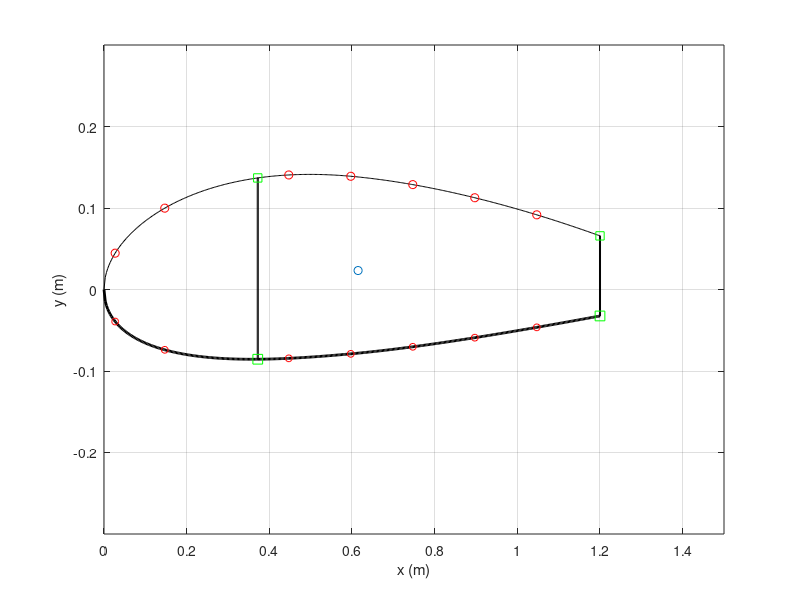

Here is the MATLAB script that generated this plot:
function [x_c, y_c, Ixx, Iyy, Ixy, skin, spar, str, caps, x_quarterchord] = build_airfoil()


clear all;
%% 2415 Airfoil 
m = 0.02;               % 
p = 0.4;                % max camber
t = 0.15;               % max thickness 
c = 1.5;                % chord length
nx = 500;               % number of increments
dx = c/nx;  
x = 0:dx:c;             % even spacing

%% Structural elements (arbitrary inputs for now)
skin.t = 0.001;                               % thickness of skin
spar.t = 0.0025;                               % thickness of spar
str.A_upp = 5E-6;                            % area of each upper stringer
str.A_low = 5E-6;                            % area of each lower stringer
caps.A = 1E-5;                                % area of spar caps
spar.x = x(125);                                                      % choose x location of spar
str.x_upp = [x(10), x(50), x(150), x(200), x(250),x(300), x(350)];     % choose x locations of upper stringers
str.x_low = [x(10), x(50), x(150), x(200), x(250),x(300), x(350)];     % choose x locations of lower stringers

%% Create Airfoil from equation
yc = zeros(1,nx+1);
yt = zeros(1,nx+1);
yU0 = zeros(1,nx+1);
yL0 = zeros(1,nx+1);
theta = zeros(1,nx+1);
xb = p*c;
i_xb = xb/dx + 1;  

% NACA equation source: http://www.aerospaceweb.org/question/airfoils/q0041.shtml    
for i = 1:nx+1
    yt(i) = 5*t*c*(0.2969*sqrt(x(i)/c) - 0.1260*(x(i)/c) - 0.3516*(x(i)/c)^2 + 0.2843*(x(i)/c)^3 - 0.1015*(x(i)/c)^4);
    if i <= i_xb
        yc(i) = m*x(i)/p^2*(2*p - x(i)/c);
        theta(i) = atan(2*m/p^2*(p - x(i)/c));
    else
        yc(i) = m*(c - x(i))/(1-p)^2*(1 + x(i)/c - 2*p);
        theta(i) = atan(2*m/(1-p)^2*(p-x(i)/c));
    end
    yU0(i) = yc(i) + yt(i)*cos(theta(i));
    yL0(i) = yc(i) - yt(i)*cos(theta(i));
end

% The last 20% of the chord length of the airfoil was neglected under the assumption that
% this section contained flaps and ailerons, and would therefore not support aerodynamic loads.
i_xend = round(0.8*c/dx)+1;
x = x(1:i_xend);
yU = yU0(1:i_xend);
yL = yL0(1:i_xend);

%% Spars
spar.x = [spar.x,x(end)];                    % x location of spar
spar.n = length(spar.x);                     % number of spars
spar.i = round(spar.x./dx)+1;                % index of spars  
spar.h = yU(spar.i) - yL(spar.i);            % height of spar
spar.Cy = (yU(spar.i) + yL(spar.i))/2;       % y centroid of spar  
spar.A = spar.t*spar.h;                      % area of spar
spar.y_upp = yU(spar.i);
spar.y_low = yL(spar.i);

%% Stringers
str.n_upp = length(str.x_upp);                            % number of upper stringers
str.i_upp = round(str.x_upp./dx)+1;                       % indices of upper stringers
str.n_low = length(str.x_low);                            % number of lower stringers
str.i_low = round(str.x_low./dx)+1;                       % indices of lower stringers
str.y_upp = yU(str.i_upp);
str.y_low = yL(str.i_low);

%% Nodes (based on TA's definition: node = skin and spar cap)
node.x_upp = [str.x_upp,spar.x];            % x location of upper stringers and spars
node.x_upp = sort(node.x_upp);              % sort ascending
% skin should be broken into smaller elements for higher accuracy of calculation
% break one skin element into two by adding one more node in between
skin.x_upp = zeros(1,2*length(node.x_upp)-1);
for i = 1:length(node.x_upp)-1
    skin.x_upp(2*i-1) = node.x_upp(i);
    skin.x_upp(2*i) = (node.x_upp(i) + node.x_upp(i+1))/2;
end
skin.x_upp(end) = node.x_upp(end);

skin.i_upp = round(skin.x_upp/dx)+1;       % indices of skins
skin.n_upp = length(skin.x_upp)-1;         % number of upper skins
skin.l_upp = zeros(1,skin.n_upp);          % length of upper skins
skin.A_upp = zeros(1,skin.n_upp);          % area of upper skins
skin.Cx_upp = zeros(1,skin.n_upp);         % x centroid of upper skins
skin.Cy_upp = zeros(1,skin.n_upp);         % y centroid of upper skins

for i = 1:skin.n_upp
    skin.l_upp(i) = sqrt((yU(skin.i_upp(i+1)) - yU(skin.i_upp(i)))^2 + (skin.x_upp(i+1) - skin.x_upp(i))^2);  
    skin.A_upp(i) = skin.t*skin.l_upp(i);
    skin.Cx_upp(i) = (skin.x_upp(i+1) + skin.x_upp(i))/2;
    skin.Cy_upp(i) = (yU(skin.i_upp(i+1)) + yU(skin.i_upp(i)))/2;
end

% lower nodes
node.x_low = [str.x_low,spar.x];
node.x_low = sort(node.x_low);

skin.x_low = zeros(1,2*length(node.x_low)-1);
for i = 1:length(node.x_low)-1
    skin.x_low(2*i-1) = node.x_low(i);
    skin.x_low(2*i) = (node.x_low(i) + node.x_low(i+1))/2;
end
skin.x_low(end) = node.x_low(end);

skin.i_low = round(skin.x_low/dx)+1;
skin.n_low = length(skin.x_low)-1;
skin.l_low = zeros(1,skin.n_low);
skin.A_low = zeros(1,skin.n_low);
skin.Cx_low = zeros(1,skin.n_low);
skin.Cy_low = zeros(1,skin.n_low);

for i = 1:skin.n_low
    skin.l_low(i) = sqrt((yL(skin.i_low(i+1)) - yL(skin.i_low(i)))^2 + (skin.x_low(i+1) - skin.x_low(i))^2);
    skin.A_low(i) = skin.t*skin.l_low(i);
    skin.Cx_low(i) = (skin.x_low(i+1) + skin.x_low(i))/2;
    skin.Cy_low(i) = (yL(skin.i_low(i+1)) + yL(skin.i_low(i)))/2;
end

%% Spar Caps
caps.x = spar.x;
caps.n = 2*length(caps.x);
caps.y_upp = yU(spar.i);
caps.y_low = yL(spar.i);
caps.i = round(caps.x/dx)+1;
% Centroids of caps are at the x and y locations: caps.Cy = caps.C,

%% Centroid of the overall wing section
% initial value
Cx_sum = 2*(sum(caps.x.*caps.A)) + sum(str.x_upp.*str.A_upp) + sum(str.x_low.*str.A_low) + sum(spar.x.*spar.A) ...
         + sum(skin.Cx_low.*skin.A_low) + sum(skin.Cx_upp.*skin.A_upp);
Cy_sum = sum(caps.y_low.*caps.A) + sum(caps.y_upp.*caps.A) + sum(yU(str.i_upp).*str.A_upp) + sum(yL(str.i_low).*str.A_low) ... 
         + sum(spar.Cy.*spar.A) + sum(skin.Cy_low.*skin.A_low) + sum(skin.Cy_upp.*skin.A_upp);
A_sum = caps.A*caps.n + str.A_upp*str.n_upp + str.A_low*str.n_low + sum(spar.A) + sum(skin.A_low) + sum(skin.A_upp);

Cx = Cx_sum/A_sum;
Cy = Cy_sum/A_sum;

figure
plot(x,yU,'k',x,yL,'k','Linewidth',2);
ylim([-0.3 0.3])
hold on
xlim([0,c]);
plot(str.x_upp,yU(str.i_upp),'or',str.x_low,yL(str.i_low),'or','markersize',5);
% plot([x(1),x(1)],[yU(i(1)),yL(i(1))],'b',[x(end),x(end)],[yU(end),yL(end)],'b','Linewidth',3);
rectangle('Position',[x(spar.i(1))-spar.t/2, yL(spar.i(1)), spar.t, yU(spar.i(1))-yL(spar.i(1))]);
rectangle('Position',[x(spar.i(2))-spar.t/2, yL(spar.i(2)), spar.t, yU(spar.i(2))-yL(spar.i(2))]);
plot(spar.x,yU(spar.i),'sg',spar.x,yL(spar.i),'sg','markersize',7);
% plot([x(end),x(end)],[yU(end),yL(end)]);
scatter(Cx,Cy,'m*')
ylabel('y (m)')
xlabel('x (m)')
grid on

%% Area moments of inertia
for i = 1:length(spar.x)
    spar.Ixx(i) = (spar.t*spar.h(i)^3)/12 + spar.A(i)*(spar.Cy(i) - Cy)^2;
    spar.Iyy(i) = (spar.h(i)*spar.t^3)/12 + spar.A(i)*(spar.x(i) - Cx)^2;
    spar.Ixy(i) = spar.A(i)*(spar.Cy(i) - Cy)*(spar.x(i) - Cx);
end

for i = 1:skin.n_upp
    skin.Ixx_upp(i) = skin.A_upp(i)*(skin.Cy_upp(i) - Cy)^2;
    skin.Iyy_upp(i) = skin.A_upp(i)*(skin.Cx_upp(i) - Cx)^2;
    skin.Ixy_upp(i) = skin.A_upp(i)*(skin.Cy_upp(i) - Cy)*(skin.Cx_upp(i) - Cx);
end

for i = 1:skin.n_low
    skin.Ixx_low(i) = skin.A_low(i)*(skin.Cy_low(i) - Cy)^2;
    skin.Iyy_low(i) = skin.A_low(i)*(skin.Cx_low(i) - Cx)^2;
    skin.Ixy_low(i) = skin.A_low(i)*(skin.Cy_low(i) - Cy)*(skin.Cx_low(i) - Cx);
end

for i = 1:str.n_upp
    str.Ixx_upp(i) = str.A_upp*(yU(str.i_upp(i)) - Cy)^2;
    str.Iyy_upp(i) = str.A_upp*(str.x_upp(i) - Cx)^2;
    str.Ixy_upp(i) = str.A_upp*(yU(str.i_upp(i)) - Cy)*(str.x_upp(i) - Cx);
end

for i = 1:str.n_low
    str.Ixx_low(i) = str.A_low*(yL(str.i_low(i)) - Cy)^2;
    str.Iyy_low(i) = str.A_low*(str.x_low(i) - Cx)^2;
    str.Ixy_low(i) = str.A_low*(yL(str.i_low(i)) - Cy)*(str.x_low(i) - Cx);
end

for i = 1:length(caps.x)
    caps.Ixx_upp(i) = caps.A*(caps.y_upp(i) - Cy)^2;
    caps.Iyy_upp(i) = caps.A*(caps.x(i) - Cx)^2;
    caps.Ixy_upp(i) = caps.A*(caps.y_upp(i) - Cy)*(caps.x(i) - Cx);
end

for i = 1:length(caps.x)
    caps.Ixx_low(i) = caps.A*(caps.y_low(i) - Cy)^2;
    caps.Iyy_low(i) = caps.A*(caps.x(i) - Cx)^2;
    caps.Ixy_low(i) = caps.A*(caps.y_low(i) - Cy)*(caps.x(i) - Cx);
end

Ixx = sum(spar.Ixx)+sum(skin.Ixx_upp)+sum(skin.Ixx_low)+sum(str.Ixx_upp)+sum(str.Ixx_low)+sum(caps.Ixx_low);
Iyy = sum(spar.Iyy)+sum(skin.Iyy_upp)+sum(skin.Iyy_low)+sum(str.Iyy_upp)+sum(str.Iyy_low)+sum(caps.Iyy_low);
Ixy = sum(spar.Ixy)+sum(skin.Ixy_upp)+sum(skin.Ixy_low)+sum(str.Ixy_upp)+sum(str.Ixy_low)+sum(caps.Ixy_low);


%%%%%%%%%%%%%%%%%%%%%%%%%%%%%%%%%%%%%%%%%%%%%%%%%%%%%%%%%%%%%%%%%%%%%%%%
%% BELOW CALCULATIONS ARE COORDINATE TRANSFORMATIONS FOR JARED's CODE %%
%%%%%%%%%%%%%%%%%%%%%%%%%%%%%%%%%%%%%%%%%%%%%%%%%%%%%%%%%%%%%%%%%%%%%%%%

%% Shift coordinate system to centroid-centered frame
% x's
spar.x_c = spar.x - Cx;
skin.x_upp_c = skin.x_upp - Cx;
skin.x_low_c = skin.x_low - Cx;
str.x_upp_c = str.x_upp - Cx;
str.x_low_c = str.x_low - Cx;
caps.x_upp_c = caps.x - Cx;
caps.x_low_c = caps.x - Cx;

% y's (Cy's are y's for point-components)
skin.y_upp_c = skin.Cy_upp - Cy;
skin.y_low_c = skin.Cy_low - Cy;
str.y_upp_c = str.y_upp - Cy;
str.y_low_c = str.y_low - Cy;
caps.y_upp_c = caps.y_upp - Cy;
caps.y_low_c = caps.y_low - Cy;

%% Make CCW coordinate system for shear flow
x_CCW = zeros(1,length(x));
yU_CCW = zeros(1,length(x));
yL_CCW = zeros(1,length(x));

for i = 1:length(x)
    x_CCW(i) = x(end - i + 1);
    yU_CCW(i) = yU(end - i + 1);
    yL_CCW(i) = yL(end - i + 1);
end
y_CCW = [yU_CCW yL_CCW(end:-1:1)];         
x_CCW = [x_CCW x(1:end)];

spar.i_CCW = length(x) - spar.i + 1;
spar.i_CCW = sort([spar.i_CCW, (length(x) + spar.i - 1)]); 
skin.i_CCW = length(x) - skin.i_upp + 1;
skin.i_CCW = sort([skin.i_CCW, (length(x) + skin.i_low - 1)]);
str.i_CCW = length(x) - str.i_upp + 1;
str.i_CCW = sort([str.i_CCW, (length(x) + str.i_low - 1)]);
caps.i_CCW = spar.i_CCW;

x_c = x_CCW - Cx;
y_c = y_CCW - Cy;

x_quarterchord = c/4 - Cx;

disp('build_airfoil complete');

%% coordiante transformation: new origin at centroid
%
%
% You need to update x, yU, yL, x_skinU, x_skinL, x_spar, x_strU, x_strL
%
%
